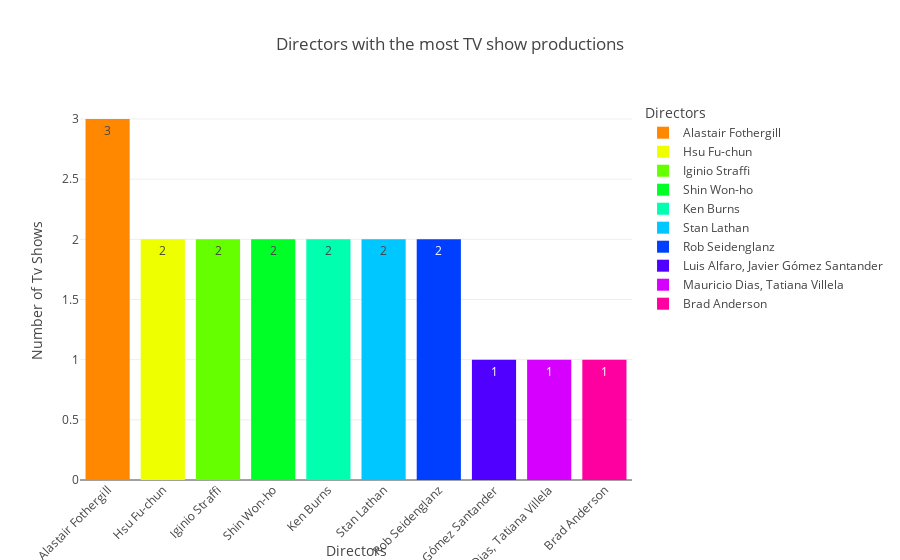

Notebook cell for this chart:
### Markdown cell above
Who director has made the most TV Shows

### Code cell
# Drop null values in column director
tv_show = tv_show.dropna(subset=['director'])

# Transform column 'director' to string
tv_show['director'] = tv_show['director'].astype('string')

# Count number of TV Show by director
directors_count = tv_show['director'].value_counts().reset_index()
directors_count.columns = ['director', 'tv_show_count']

# Filter directors
top_directors = directors_count.head(10)

# Generate a color palette with the number of unique directors
num_directors = top_directors['director'].nunique()
palette = sns.color_palette("hsv", num_directors).as_hex()

# Create a dictionary to map the directors to colors
unique_directors = top_directors['director'].unique()
color_map = {director: color for director, color in zip(unique_directors, palette)}

fig = px.bar(
    data_frame=top_directors,
    x='director',
    y='tv_show_count',
    title='Directors with the most TV show productions',
    labels={'tv_show_count': 'Number of Tv Shows', 'director': 'Directors'},
    text='tv_show_count',
    color_discrete_map=color_map,
    color='director'
)
# Update layout to rotate labels on the x-axis
fig.update_layout(xaxis_tickangle=-45)
fig.show()

### Figure 1 — Plotly figure (JSON) as saved in the notebook; plotly's stock layout.template omitted (floating-point values rounded to 4 significant figures)
{"data": [{"alignmentgroup": "True", "hovertemplate": "Directors=%{x}<br>Number of Tv Shows=%{text}<extra></extra>", "legendgroup": "Alastair Fothergill", "marker": {"color": "#ff8800", "pattern": {"shape": ""}}, "name": "Alastair Fothergill", "offsetgroup": "Alastair Fothergill", "orientation": "v", "showlegend": true, "text": [3], "textposition": "auto", "type": "bar", "x": ["Alastair Fothergill"], "xaxis": "x", "y": [3], "yaxis": "y"}, {"alignmentgroup": "True", "hovertemplate": "Directors=%{x}<br>Number of Tv Shows=%{text}<extra></extra>", "legendgroup": "Hsu Fu-chun", "marker": {"color": "#eeff00", "pattern": {"shape": ""}}, "name": "Hsu Fu-chun", "offsetgroup": "Hsu Fu-chun", "orientation": "v", "showlegend": true, "text": [2], "textposition": "auto", "type": "bar", "x": ["Hsu Fu-chun"], "xaxis": "x", "y": [2], "yaxis": "y"}, {"alignmentgroup": "True", "hovertemplate": "Directors=%{x}<br>Number of Tv Shows=%{text}<extra></extra>", "legendgroup": "Iginio Straffi", "marker": {"color": "#66ff00", "pattern": {"shape": ""}}, "name": "Iginio Straffi", "offsetgroup": "Iginio Straffi", "orientation": "v", "showlegend": true, "text": [2], "textposition": "auto", "type": "bar", "x": ["Iginio Straffi"], "xaxis": "x", "y": [2], "yaxis": "y"}, {"alignmentgroup": "True", "hovertemplate": "Directors=%{x}<br>Number of Tv Shows=%{text}<extra></extra>", "legendgroup": "Shin Won-ho", "marker": {"color": "#00ff27", "pattern": {"shape": ""}}, "name": "Shin Won-ho", "offsetgroup": "Shin Won-ho", "orientation": "v", "showlegend": true, "text": [2], "textposition": "auto", "type": "bar", "x": ["Shin Won-ho"], "xaxis": "x", "y": [2], "yaxis": "y"}, {"alignmentgroup": "True", "hovertemplate": "Directors=%{x}<br>Number of Tv Shows=%{text}<extra></extra>", "legendgroup": "Ken Burns", "marker": {"color": "#00ffaf", "pattern": {"shape": ""}}, "name": "Ken Burns", "offsetgroup": "Ken Burns", "orientation": "v", "showlegend": true, "text": [2], "textposition": "auto", "type": "bar", "x": ["Ken Burns"], "xaxis": "x", "y": [2], "yaxis": "y"}, {"alignmentgroup": "True", "hovertemplate": "Directors=%{x}<br>Number of Tv Shows=%{text}<extra></extra>", "legendgroup": "Stan Lathan", "marker": {"color": "#00c7ff", "pattern": {"shape": ""}}, "name": "Stan Lathan", "offsetgroup": "Stan Lathan", "orientation": "v", "showlegend": true, "text": [2], "textposition": "auto", "type": "bar", "x": ["Stan Lathan"], "xaxis": "x", "y": [2], "yaxis": "y"}, {"alignmentgroup": "True", "hovertemplate": "Directors=%{x}<br>Number of Tv Shows=%{text}<extra></extra>", "legendgroup": "Rob Seidenglanz", "marker": {"color": "#003fff", "pattern": {"shape": ""}}, "name": "Rob Seidenglanz", "offsetgroup": "Rob Seidenglanz", "orientation": "v", "showlegend": true, "text": [2], "textposition": "auto", "type": "bar", "x": ["Rob Seidenglanz"], "xaxis": "x", "y": [2], "yaxis": "y"}, {"alignmentgroup": "True", "hovertemplate": "Directors=%{x}<br>Number of Tv Shows=%{text}<extra></extra>", "legendgroup": "Luis Alfaro, Javier Gómez Santander", "marker": {"color": "#4f00ff", "pattern": {"shape": ""}}, "name": "Luis Alfaro, Javier Gómez Santander", "offsetgroup": "Luis Alfaro, Javier Gómez Santander", "orientation": "v", "showlegend": true, "text": [1], "textposition": "auto", "type": "bar", "x": ["Luis Alfaro, Javier Gómez Santander"], "xaxis": "x", "y": [1], "yaxis": "y"}, {"alignmentgroup": "True", "hovertemplate": "Directors=%{x}<br>Number of Tv Shows=%{text}<extra></extra>", "legendgroup": "Mauricio Dias, Tatiana Villela", "marker": {"color": "#d600ff", "pattern": {"shape": ""}}, "name": "Mauricio Dias, Tatiana Villela", "offsetgroup": "Mauricio Dias, Tatiana Villela", "orientation": "v", "showlegend": true, "text": [1], "textposition": "auto", "type": "bar", "x": ["Mauricio Dias, Tatiana Villela"], "xaxis": "x", "y": [1], "yaxis": "y"}, {"alignmentgroup": "True", "hovertemplate": "Directors=%{x}<br>Number of Tv Shows=%{text}<extra></extra>", "legendgroup": "Brad Anderson", "marker": {"color": "#ff00a0", "pattern": {"shape": ""}}, "name": "Brad Anderson", "offsetgroup": "Brad Anderson", "orientation": "v", "showlegend": true, "text": [1], "textposition": "auto", "type": "bar", "x": ["Brad Anderson"], "xaxis": "x", "y": [1], "yaxis": "y"}], "layout": {"barmode": "relative", "legend": {"title": {"text": "Directors"}, "tracegroupgap": 0}, "title": {"text": "Directors with the most TV show productions"}, "xaxis": {"anchor": "y", "categoryarray": ["Alastair Fothergill", "Hsu Fu-chun", "Iginio Straffi", "Shin Won-ho", "Ken Burns", "Stan Lathan", "Rob Seidenglanz", "Luis Alfaro, Javier Gómez Santander", "Mauricio Dias, Tatiana Villela", "Brad Anderson"], "categoryorder": "array", "domain": [0, 1], "tickangle": -45, "title": {"text": "Directors"}}, "yaxis": {"anchor": "x", "domain": [0, 1], "title": {"text": "Number of Tv Shows"}}}}
